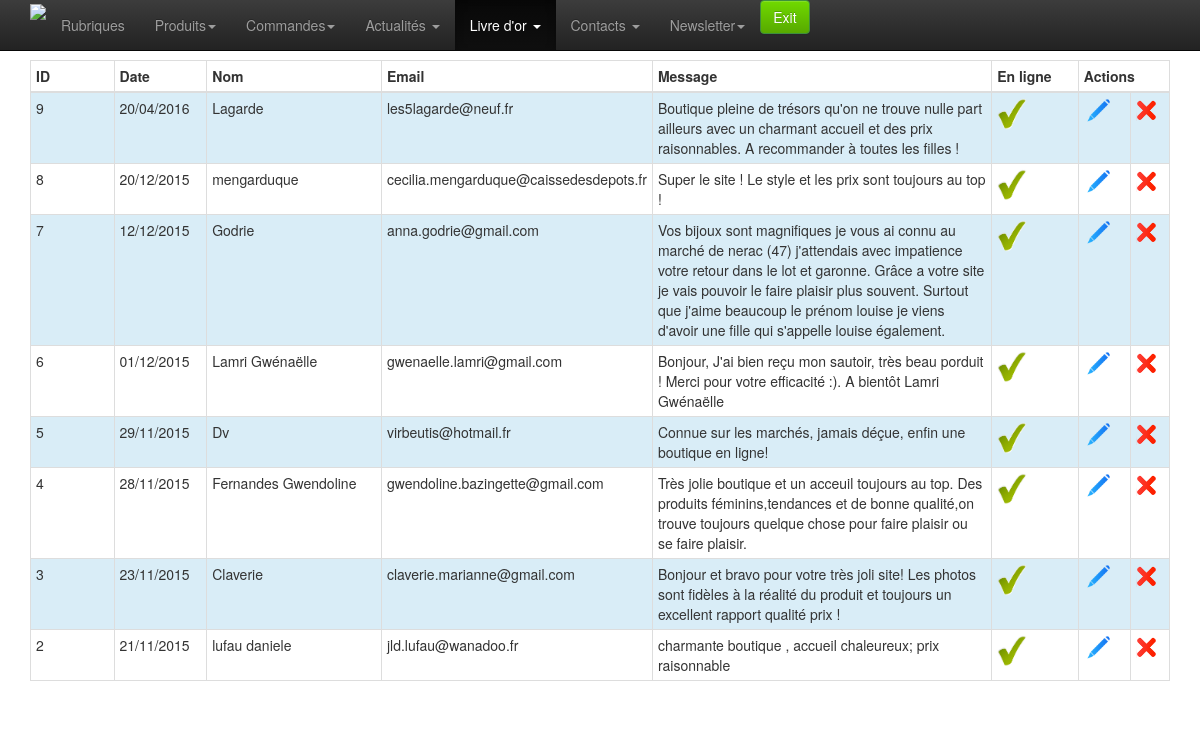
The app's page /admin/goldbook-list.php (signed in), older data.
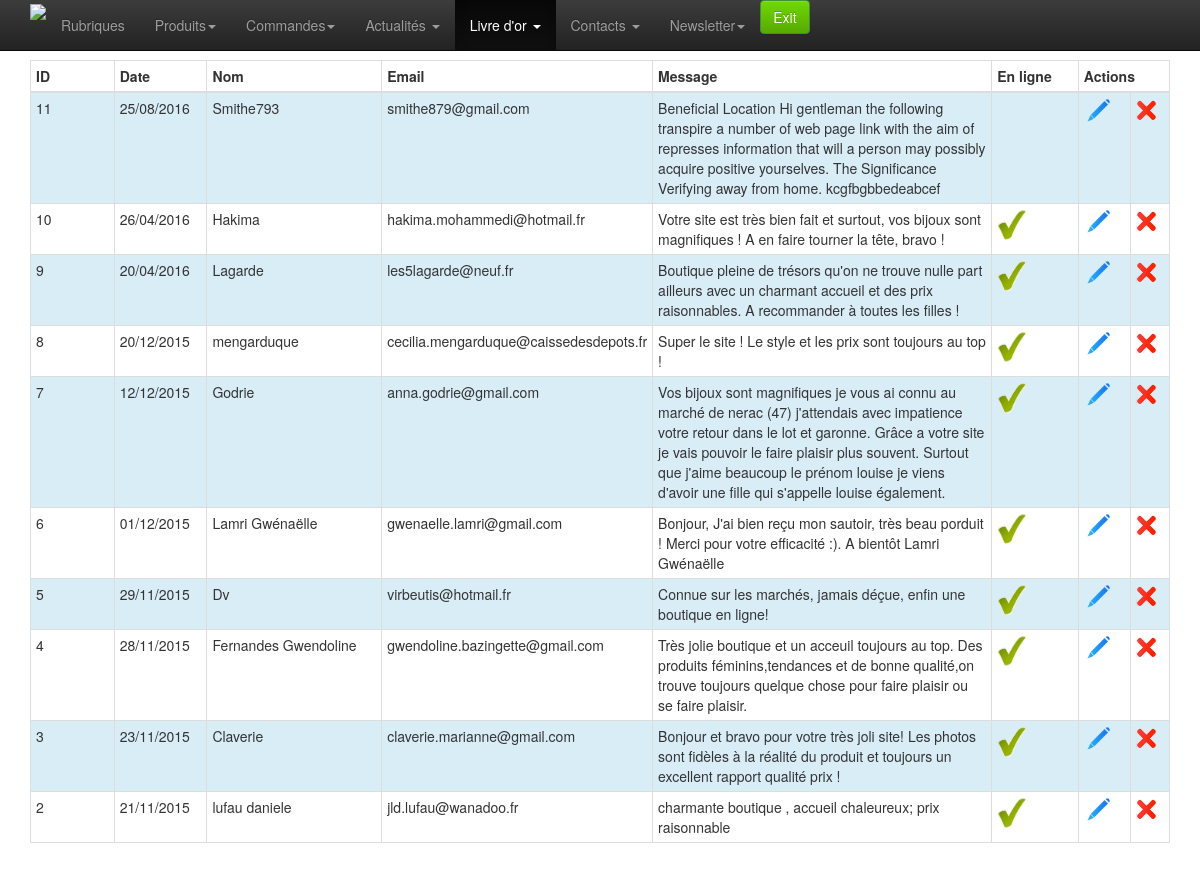
The same page, newer data.
### tables this page shows
CREATE TABLE `goldbook` (
  `id` int(11) NOT NULL AUTO_INCREMENT,
  `date` datetime NOT NULL,
  `nom` varchar(250) DEFAULT NULL,
  `email` varchar(100) DEFAULT NULL,
  `message` text,
  `online` tinyint(4) NOT NULL DEFAULT '0',
  PRIMARY KEY (`id`)
);

### admin/classes/StorageManager.php (called while the page is built, shortened)
<?php
class StorageManager{
	protected function dbConnect() {
	    $host = DBHOST;
	    $user = DBUSER;
	    $pass = DBPASSWD;
	    $bdd  = DBNAME;
		try {
			$this->mysqli = new mysqli ($host, $user, $pass, $bdd) ;
		} catch (Exception $e) {
			throw new Exception("Erreur Connexion DB ". $e->getMessage());
		}
	}
}
?>

### admin/classes/Goldbook.php (called while the page is built, shortened)
<?php
require_once("StorageManager.php");
class Goldbook extends StorageManager {
	public function goldbookGet($id){
		if (!isset($id)){
			$requete = "SELECT * FROM `goldbook` ORDER BY `date` DESC" ;
		} else {
			$requete = "SELECT * FROM `goldbook` WHERE id=". $id ." ORDER BY `date` DESC" ;
		}
		$new_array = null;
		$result = mysqli_query($this->mysqli,$requete);
		while( $row = mysqli_fetch_assoc( $result)){
			$new_array[] = $row;
		}
		return $new_array;
	}
}

### admin/classes/utils.php (called while the page is built, shortened)
<?
	function traitement_datetime_affiche($date) {
		if ( $date != "" ) {
			$tab = explode(" ", $date);
			$tab2 = explode("-", $tab[0]);
		   	return $tab2[2] . "/" . $tab2[1] . "/" . $tab2[0] ;
		}
		else
			return "";
	}
?>

### admin/goldbook-list.php (the view, shortened to what this page needs)
<?php include_once 'classes/utils.php';?>
<?php
require 'classes/Goldbook.php';
	$goldbook = new Goldbook();
	$result = $goldbook->goldbookGet(null);
?>
<!doctype html>
<html class="no-js" lang="en">
<head>
	<?php include_once 'inc-meta.php';?>
</head>
<body>
	<?php require_once 'inc-menu.php';?>
	<div class="container">
		<div class="row">
			<div class="col-xs-12 col-sm-12 col-md-12">
				<table class="table table-hover table-bordered table-condensed table-striped" >
					<thead>
						<tr>
							<th class="col-md-1" style="">
								ID
							</th>
							<th class="col-md-1" style="">
								Date
							</th>
							<th class="col-md-2" style="">
								Nom
							</th>
							<th class="col-md-2" style="">
								Email
							</th>
							<th class="col-md-4" style="">
								Message
							</th>
							<th class="col-md-1" style="">
								En ligne
							</th>
							<th class="col-md-1" colspan="2" style="">
								Actions
							</th>
						</tr>
					</thead>
					<tbody>
						<?php
						if (!empty($result)) {
							$i=0;
							foreach ($result as $value) {
							$i++;
							if($value['online']=='1') {
								$online = 'check';
							} else {
								$online = 'vide';
							}
							?>
							<tr class="<?php if ($i%2!=0) echo 'info'?>">
								<td><?php echo $value['id']?></td>
								<td><?php echo traitement_datetime_affiche($value['date'])?></td>
								<td><?php echo $value['nom']?></td>
								<td><?php echo $value['email']?></td>
								<td><?php echo $value['message']?></td>
								<td><img src="img/<?php echo $online ?>.png" width="30" ></td>
								<td><a href="goldbook-edit.php?id=<?php echo $value['id'] ?>"><img src="img/modif.png" width="30" alt="Modifier" ></a></td>
								<td>
								<img src="img/del.png" width="20" alt="Supprimer" onclick="$('.supp<?php echo $value['id']?>').css('display', 'block');"> </td>
							</tr>
							<?php } ?>
						<?php } ?>
					</tbody>
				</table>
			</div>
		</div>
	</div>
</body>
</html>

Row changes from the older to the newer data that the page shows:
added goldbook: id "11", date "25/08/2016", nom "Smithe793", email "smithe879@gmail.com", message "Beneficial Location Hi gentleman the following transpire a number of web page link with the aim of represses information that will a person may possibly acquire positive yourselves. The Significance Verifying away from home. kcgfbgbbedeabcef", shows a picture
added goldbook: id "10", date "26/04/2016", nom "Hakima", email "hakima.mohammedi@hotmail.fr", message "Votre site est très bien fait et surtout, vos bijoux sont magnifiques ! A en faire tourner la tête, bravo !"
